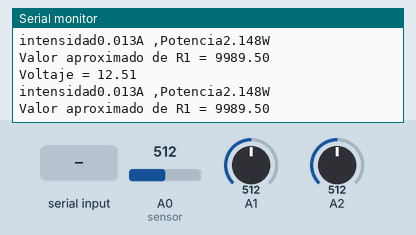
This sketch was run on a simulated Arduino Uno, built with avr-gcc and run on an emulated ATmega328P. Shown: the last lines printed to the serial monitor. The inputs (shaded band) are chosen by the test bench; at power-on: A2 = 512, A0 (sensor) = 512, A1 = 512.

Above: at 1.2 s.
1.3 s: A2 set to 0
At 2.9 s:
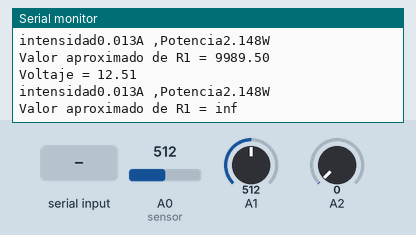
4.6 s: "A" received over Serial
6.6 s: A0 (sensor) set to 716
At 7.6 s:
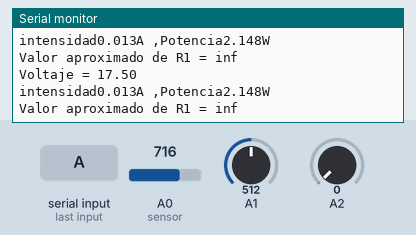
8.1 s: A1 set to 716
At 9.0 s:
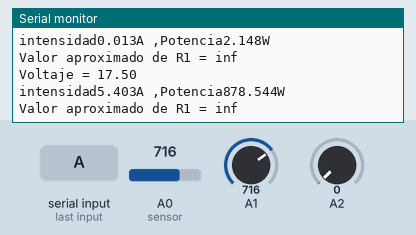
9.6 s: A2 set to 122
At 10.9 s:
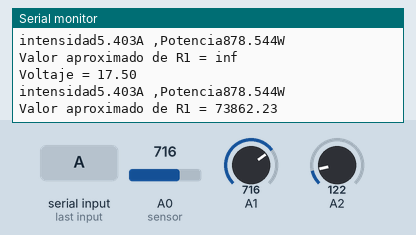
11.1 s: A0 (sensor) set to 900
At 11.7 s:
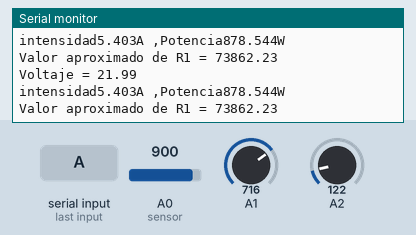
Timing chart, 0 to 13.6 s (numbered marks = the images above; inputs shaded):
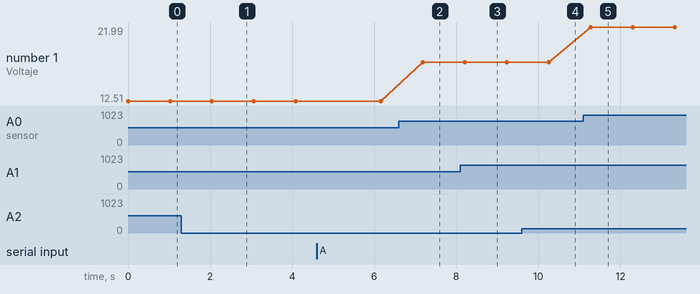

Measured:
- after the input at 1.3 s, the serial monitor: prints a new line after 0.80 s (image 1)
- after the input at 6.6 s, the serial monitor: prints a new line after 0.58 s (image 2)
- after the input at 8.1 s, the serial monitor: prints a new line after 0.13 s (image 3)
- after the input at 9.6 s, the serial monitor: prints a new line after 0.71 s (image 4)
- after the input at 11.1 s, the serial monitor: prints a new line after 0.18 s (image 5)
- plotted number 1: 12.51 → 17.5 after the input at 6.6 s, 17.5 → 21.99 after the input at 11.1 s

The sketch:

Multimetro.ino
```cpp
/*
   Fundacion KinaL
   Centro educativo tecnico LaboraL KinaL
   Quinto perito
   Quinto Electronica
   Codigo Tecnico: EB5AV
   Curso: TaLLer de Electronica digitaL y reparacion de computadoras I
   Proyecto: Multimetro
   aLumno:Christian SoLorzano
   Fecha: 05/10/2023
*/

//Modulo bluetooth

const int sensor= A0; // Sensor FZ0430 conectado al ping A0
int sensorvalue;      // Variable que almacena el valor de 0 a 1023
float V;              // Almacena el voltaje de 0.0 a 25.0


//Variables Amperaje
//Sensibilidad del sensor

float SEN = 0.185; // Para el sensor de 5 A
int SAMPLESNUMBER = 100;

//Variables Resistencia

int sensorPin = A3;
int valorsensor;
float voltaje, r1, r2;

void setup() {
 Serial.begin(9600);
 //Resistencia
 r2 = 10000; // R2 = 10KΩ
}

void loop()
{
  // sensor de voltaje
  sensorvalue= analogRead(sensor); //Realiza la lectura
  V= fmap(sensorvalue,0,1023,0.0,25.0); // cambia a 0.0 - 25
  Serial.print("Voltaje = ");
  Serial.println(V); // imprime la variable


  // fin sensor de voltaje
  // Inicio sensor de amperaje

  float current = getCorriente(SAMPLESNUMBER);
  float currentRMS = 0.707 * current;
  float power = 230.0 * currentRMS;

   printm("intensidad", current, "A ,");
   printm("Potencia", power, "W");


   //Fin Sensor de amperaje
  // Inicio Resistencia

  float R2 = 10000;
  float Vout = analogRead(A2);
  float Vout2= map(Vout,0,1023,0,500000);
  float Vout3= Vout2/100000;
  float V1 = (R2*5) / Vout3;
  float R1 = V1 - R2;
  R1=R1+9;
  Serial.println();
  Serial.print("Valor aproximado de R1 = ");
  Serial.println(R1);
  delay(1000);

  //Mientras tenga caracteres disponibles para leer en los pines de comunicacion serial
  while(Serial.available()>0)
  {
    //Guardo el caracter recibido por medio de la comunicacion serial
    char caracter_recibido = Serial.read();

    if(caracter_recibido == 'V')
    {
      Serial.print("Voltaje = ");
      Serial.println(V); // imprime la variable
     }
    else if(caracter_recibido == 'A')
    {
     printm("intensidad", current, "A ,");
     printm("Potencia", power, "W");
     }

    else if(caracter_recibido == 'R')
    {
      Serial.println();
      Serial.print("Valor aproximado de R1 = ");
      Serial.println(R1);
      }
    }
}

//Sensor de voltaje
// Cambio de escala para dar lectura mas precisa
float fmap(float x, float in_min, float in_max, float out_min, float out_max)
{
  return (x - in_min) * (out_max - out_min) / (in_max - in_min) + out_min;

}
// fin sensor de voltaje

// Sensor de amperaje
void printm( String prefix, float value1, String postfix)
{
  Serial.print(prefix);
   Serial.print(value1, 3);
  Serial.print(postfix);

}

float getCorriente(int SN){
  float Volt;
  float corriente = 0;

  for(int i=0; i < SN; i++)
  {
    Volt = analogRead(A1) * 5.0 / 1023.0;
    corriente += (Volt -2.5) / SEN;
  }
  return(corriente / SN);
}
```
